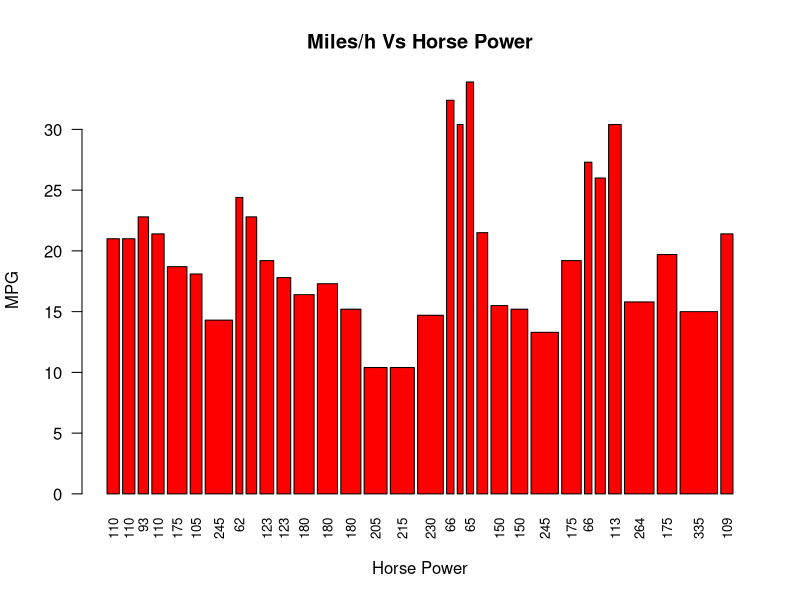
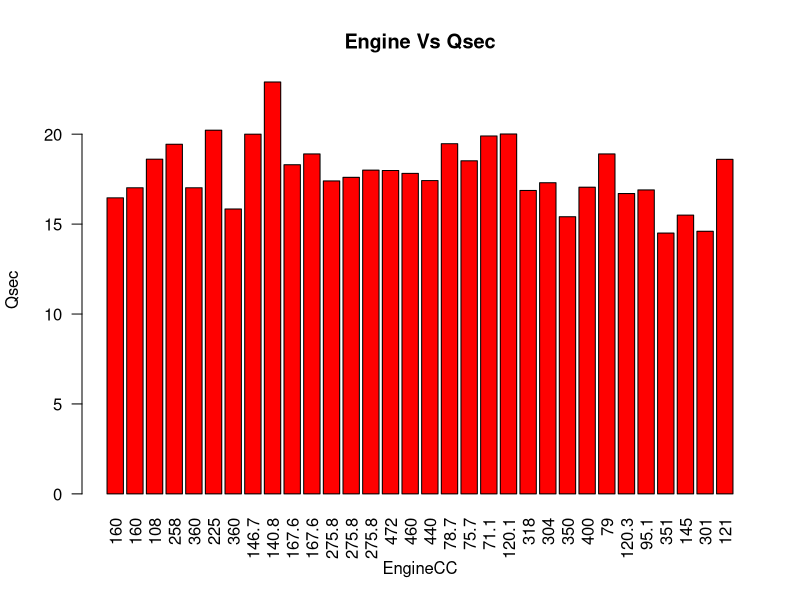
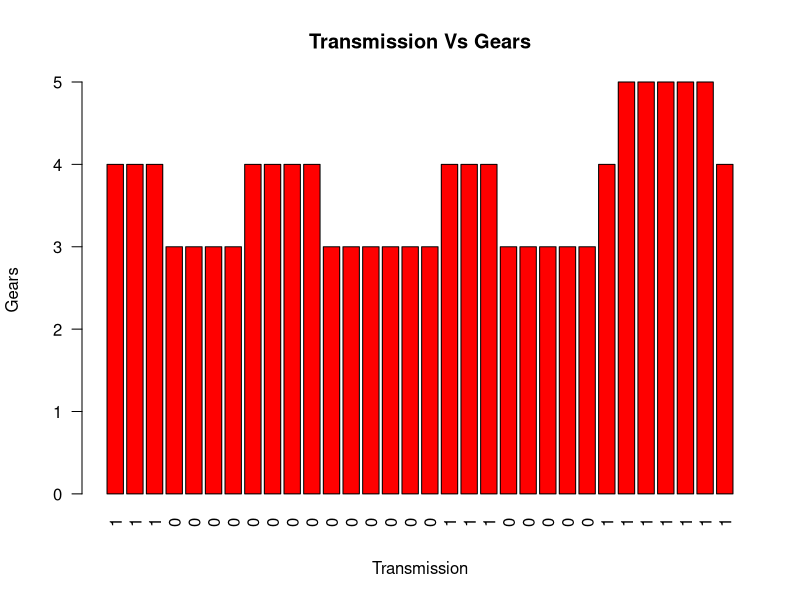
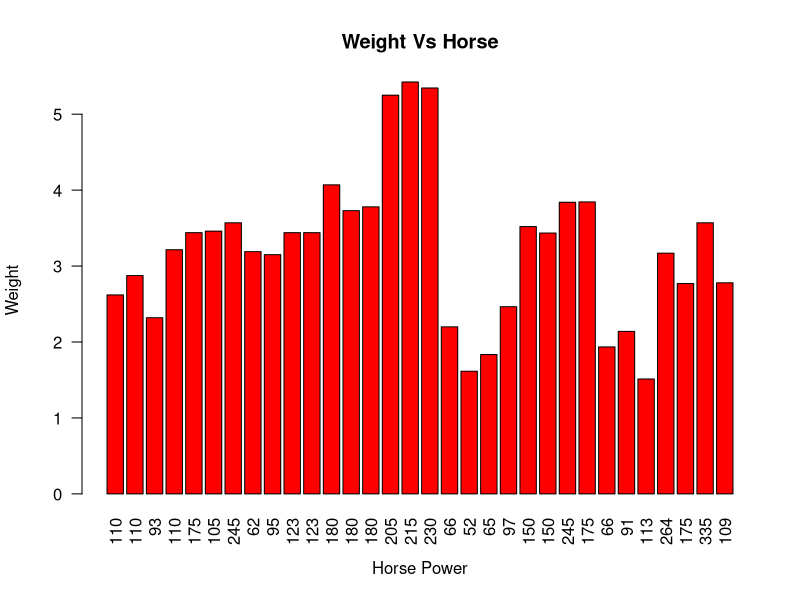

These charts were generated, in order, by the following R code:

barplot(col=rainbow(1), mtcars$mpg, ylab="MPG", mtcars$hp,
          xlab="Horse Power", main="Miles/h Vs Horse Power",
        names.arg=mtcars$hp, las=2,cex.names=0.8)


barplot(mtcars$qs,ylab="Qsec",xlab="EngineCC",col=rainbow(1),
        names.arg=mtcars$disp,main="Engine Vs Qsec",las=2)


barplot(mtcars$gear,ylab="Gears",xlab="Transmission",col=rainbow(1),
        names.arg=mtcars$am,main="Transmission Vs Gears",las=2)


barplot(mtcars$wt,ylab="Weight",xlab="Horse Power",col=rainbow(1),
        names.arg=mtcars$hp,main="Weight Vs Horse",las=2)


